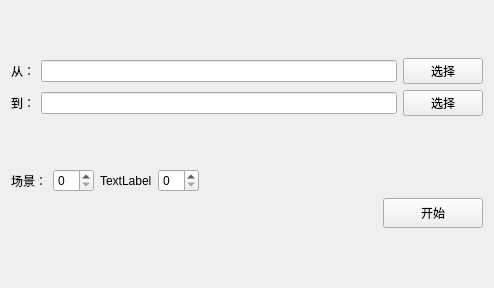
<?xml version="1.0" encoding="UTF-8"?>
<ui version="4.0">
 <class>SecWidget</class>
 <widget class="QWidget" name="SecWidget">
  <property name="geometry">
   <rect>
    <x>0</x>
    <y>0</y>
    <width>494</width>
    <height>288</height>
   </rect>
  </property>
  <property name="windowTitle">
   <string>Form</string>
  </property>
  <layout class="QVBoxLayout" name="verticalLayout_2">
   <item>
    <layout class="QGridLayout" name="gridLayout">
     <item row="1" column="2">
      <widget class="QLineEdit" name="lineEdit_2"/>
     </item>
     <item row="1" column="0">
      <widget class="QLabel" name="label_2">
       <property name="text">
        <string>到：</string>
       </property>
      </widget>
     </item>
     <item row="1" column="3">
      <widget class="QPushButton" name="pushButton_2">
       <property name="text">
        <string>选择</string>
       </property>
      </widget>
     </item>
     <item row="0" column="0">
      <widget class="QLabel" name="label1">
       <property name="text">
        <string>从：</string>
       </property>
      </widget>
     </item>
     <item row="0" column="2">
      <widget class="QLineEdit" name="lineEdit"/>
     </item>
     <item row="0" column="3">
      <widget class="QPushButton" name="pushButton_1">
       <property name="maximumSize">
        <size>
         <width>500</width>
         <height>300</height>
        </size>
       </property>
       <property name="text">
        <string>选择</string>
       </property>
      </widget>
     </item>
    </layout>
   </item>
   <item>
    <layout class="QVBoxLayout" name="verticalLayout">
     <item>
      <layout class="QHBoxLayout" name="horizontalLayout_2">
       <item>
        <widget class="QLabel" name="label">
         <property name="text">
          <string>场景：</string>
         </property>
        </widget>
       </item>
       <item>
        <widget class="QSpinBox" name="scese"/>
       </item>
       <item>
        <widget class="QLabel" name="labelNumber">
         <property name="text">
          <string>TextLabel</string>
         </property>
        </widget>
       </item>
       <item>
        <widget class="QSpinBox" name="spinBox">
         <property name="maximumSize">
          <size>
           <width>100</width>
           <height>16777215</height>
          </size>
         </property>
        </widget>
       </item>
       <item>
        <spacer name="horizontalSpacer_2">
         <property name="orientation">
          <enum>Qt::Horizontal</enum>
         </property>
         <property name="sizeHint" stdset="0">
          <size>
           <width>40</width>
           <height>20</height>
          </size>
         </property>
        </spacer>
       </item>
      </layout>
     </item>
     <item>
      <layout class="QHBoxLayout" name="horizontalLayout">
       <item>
        <spacer name="horizontalSpacer">
         <property name="orientation">
          <enum>Qt::Horizontal</enum>
         </property>
         <property name="sizeHint" stdset="0">
          <size>
           <width>40</width>
           <height>20</height>
          </size>
         </property>
        </spacer>
       </item>
       <item>
        <widget class="QPushButton" name="pushButtonStart">
         <property name="minimumSize">
          <size>
           <width>100</width>
           <height>0</height>
          </size>
         </property>
         <property name="maximumSize">
          <size>
           <width>16777215</width>
           <height>30</height>
          </size>
         </property>
         <property name="text">
          <string>开始</string>
         </property>
        </widget>
       </item>
      </layout>
     </item>
    </layout>
   </item>
  </layout>
 </widget>
 <resources/>
 <connections/>
</ui>
